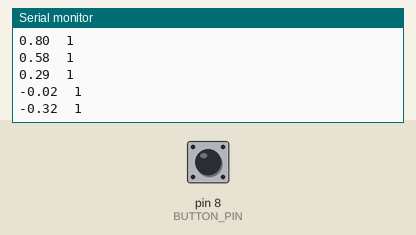
The sketch below on a simulated Arduino Uno, built with avr-gcc and run on an emulated ATmega328P. On the bench: the last lines printed to the serial monitor. Inputs (shaded band) come from the test bench; at power-on: pin 8 (BUTTON_PIN) HIGH.

Above: at 1.2 s.
1.3 s: pin 8 (BUTTON_PIN) pulled LOW for 0.15 s
At 1.31 s:
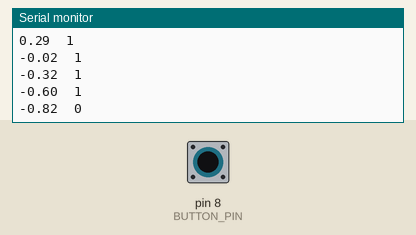
2.9 s: pin 8 (BUTTON_PIN) pulled LOW for 1 s
At 2.92 s:
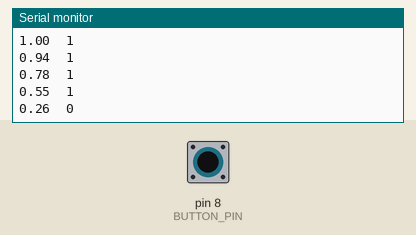
5.4 s: pin 8 (BUTTON_PIN) pulled LOW for 0.15 s
At 5.44 s:
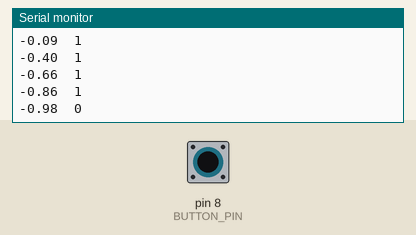
Timing chart, 0 to 8.4 s (numbered marks = the images above; inputs shaded):
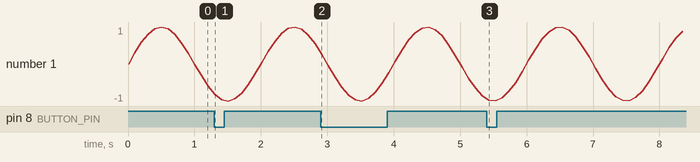

Measured:
- after the input at 1.3 s, the serial monitor: prints a new line at once (image 1)
- after the input at 2.9 s, the serial monitor: prints a new line at once (image 2)
- after the input at 5.4 s, the serial monitor: prints a new line at once (image 3)

The sketch:

20231128_PrintLn.ino
```cpp
#define BUTTON_PIN 8

void setup() {
  // put your setup code here, to run once:
  Serial.begin(9600);
  Serial.println("hello world");

  pinMode(BUTTON_PIN, INPUT_PULLUP);
}

void loop() {

  boolean btn = digitalRead(BUTTON_PIN);
  //Serial.print("Buton is ");

  int freq = 1;
  Serial.print(sin(TWO_PI * freq * millis() / 2000));
  Serial.print("\t");
  Serial.print(btn);
  Serial.println();

  delay(100);
}
```
